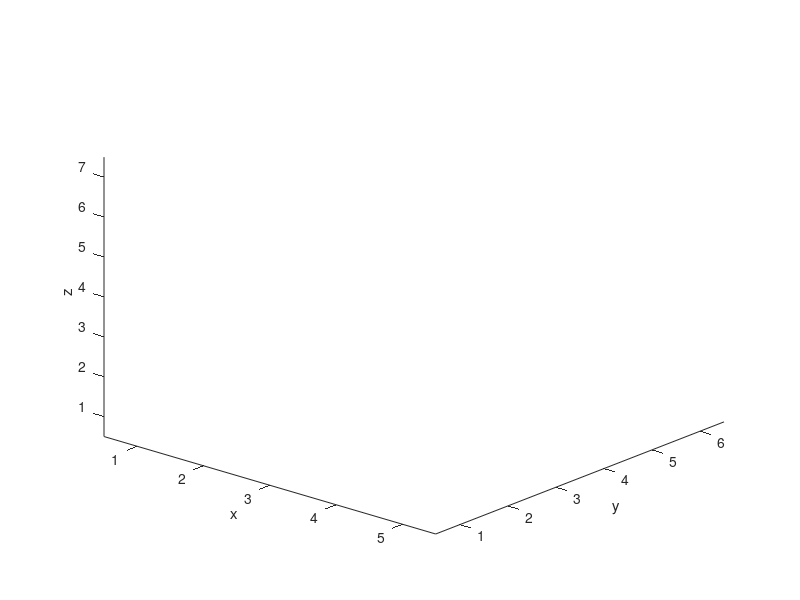

Recreate this plot in MATLAB.
% usage:
clf
mat = 0.1*rand(5,6,7);
mat(2,3,4) = 1;
% image3(mat)
[nx,ny,nz] = size(mat);
c = [1 0 0];
[yrng_org, xrng_org, zrng_org] = meshgrid(1:ny,1:nx,1:nz);
xrng(1,:,:,:) = xrng_org-0.5;
xrng(2,:,:,:) = xrng_org+0.5;
yrng(1,:,:,:) = yrng_org-0.5;
yrng(2,:,:,:) = yrng_org+0.5;
zrng(1,:,:,:) = zrng_org-0.5;
zrng(2,:,:,:) = zrng_org+0.5;
tbl = [1 1 1 2;1 1 2 2; 1 2 2 2; 1 2 1 2];
xtbl = tbl(:,[3 3 4 1 3 3]);
ytbl = tbl(:,[2 2 3 3 4 1]);
ztbl = tbl(:,[4 1 2 2 2 2]);
x_tot = zeros(4,6,nx,ny,nz);
y_tot = x_tot;
z_tot = x_tot;
for vertex = 1:4
  for face = 1:6
      x_tot(vertex,face,:,:,:) = xrng(xtbl(vertex,face),:,:,:);
      y_tot(vertex,face,:,:,:) = yrng(ytbl(vertex,face),:,:,:);
      z_tot(vertex,face,:,:,:) = zrng(ztbl(vertex,face),:,:,:);
  end
end
x_tot = reshape(x_tot, 4, nx*ny*nz*6);
y_tot = reshape(y_tot, 4, nx*ny*nz*6);
z_tot = reshape(z_tot, 4, nx*ny*nz*6);
h = patch(x_tot,y_tot,z_tot,c);
set(h, 'FaceAlpha', 'flat');
alphamat = (mat(:)*ones(1,6))';
set(h,'FaceVertexAlphaData',alphamat(:))
set(h, 'EdgeAlpha', 0);
xlabel('x');
ylabel('y');
zlabel('z');
axis([0.5 nx+0.5 0.5 ny+0.5 0.5 nz+0.5])
view([41,28]);